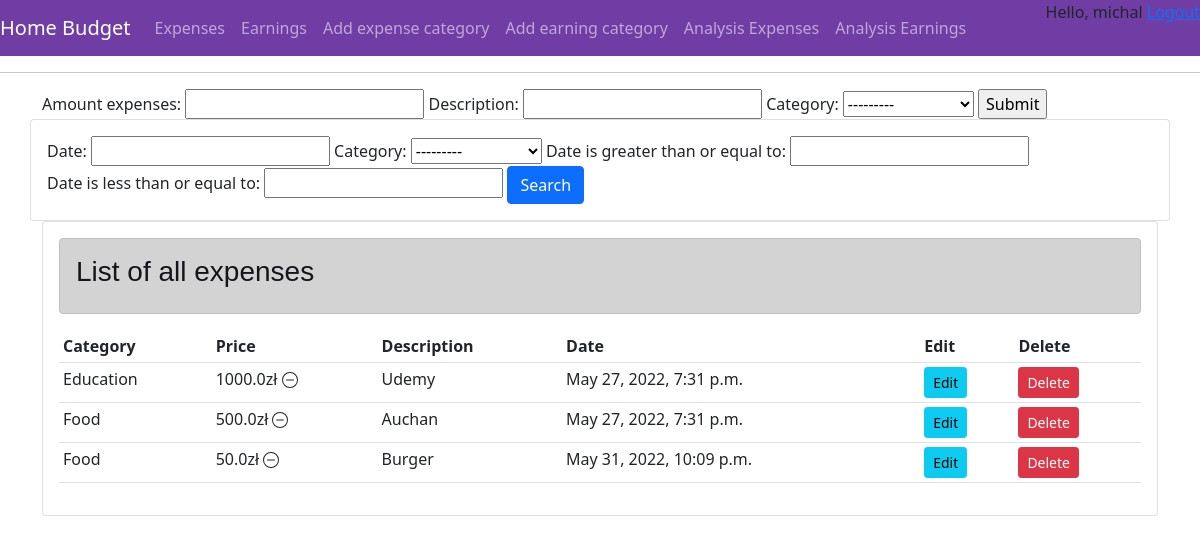
The app's page /create_expense (signed in) with its own data.
### budget/models.py (models this page shows, shortened)
class Expenses(models.Model):
    user_custom = models.ForeignKey(User,on_delete=models.CASCADE,null=True)
    amount_expenses = models.FloatField()
    date = models.DateTimeField(auto_now_add=True,null=True)
    description = models.CharField(max_length=150,blank=True,null=True)
    category = models.ForeignKey(Expenses_category,on_delete=models.CASCADE,null=True)

class Expenses_category(models.Model):
    name = models.CharField(max_length=200, null=True)
    def __str__(self):
        return self.name

### budget/views.py (the view)
# urls.py: path('create_expense',views.create_expense,name="create_expense"),
@login_required(login_url='login')
def create_expense(request):
    expenses = Expenses.objects.all()
    form = crud_form_expenses()
    filter = order_filter(request.GET, queryset=expenses)
    expenses = filter.qs
    if request.method == 'POST':
        form = crud_form_expenses(request.POST)
        form.instance.user_custom = User.objects.get(pk=request.user.id)
        if form.is_valid():
            form.save()
            return redirect('budget_view')
    context = {'form': form,'filter':filter,'expenses': expenses}
    return render(request,'main/expense.html',context)

### budget/forms.py
class crud_form_expenses(ModelForm):
    date = models.DateTimeField(auto_now_add=True)
    class Meta:
        model = Expenses
        fields = ['amount_expenses','description','category']

### budget/templates/main/expense.html (shortened to what this page needs)
{% extends 'main/main.html' %}
{% load static %}
{% block content %}
<form action="" method="POST">
  {{form}}
  <input type = "submit" name="Submit">
</form>
<div class="row">
        <div class="card card-body">
            <form method="get">
                 {{filter.form}}
                <button class="btn btn-primary" type="submit">Search</button>
            </form>
        </div>
</div>
<div class="row">
    <div class="col-md">
        <div class="card card-body">
            <div class="alert alert-dark" role="alert">
                     <h3 style="font-family: 'Poppins', sans-serif;">List of all expenses</h3>
            </div>
            <table class="table table-sm">
                <tr>
                    <th>Category</th>
                    <th>Price</th>
                    <th>Description</th>
                    <th>Date</th>
                    <th>Edit</th>
                    <th>Delete</th>
                </tr>
                {% for i in expenses  %}
                    <tr>
                        <td>{{i.category.name}}</td>
                        <td>{{i.amount_expenses}}zł <svg xmlns="http://www.w3.org/2000/svg" width="16" height="16" fill="currentColor" class="bi bi-dash-circle" viewBox="0 0 16 16">
  <path d="M8 15A7 7 0 1 1 8 1a7 7 0 0 1 0 14zm0 1A8 8 0 1 0 8 0a8 8 0 0 0 0 16z"/>
  <path d="M4 8a.5.5 0 0 1 .5-.5h7a.5.5 0 0 1 0 1h-7A.5.5 0 0 1 4 8z"/>
</svg></td>
                        <td>{{i.description}}</td>
                        <td>{{i.date}}</td>
                        <td><a class="btn btn-sm btn-info" href="{% url 'update_expense' i.id %}">Edit</a></td>
                        <td><a class="btn btn-sm btn-danger" href="{% url 'delete_expense' i.id %}">Delete</a></td>
                    </tr>
                {% endfor %}
            </table>
        </div>
    </div>
</div>
{% endblock %}

### budget/templates/main/main.html (shortened to what this page needs)
<!DOCTYPE html>
{% load static %}
<html>
<head>
    <link href="https://cdn.jsdelivr.net/npm/bootstrap@5.1.3/dist/css/bootstrap.min.css" rel="stylesheet"
>
    <link rel="stylesheet" type="text/css" href="{% static 'css/main.css' %}">
</head>
<body>
    <nav class="navbar navbar-expand-lg navbar-dark bg-dark">
      <a class="navbar-brand" href="{% url 'budget_view' %}">Home Budget</a>
      <div class="collapse navbar-collapse" id="navbarNavAltMarkup">
        <div class="navbar-nav">
          <a class="nav-item nav-link" href="{% url 'create_expense' %}">Expenses </a>
          <a class="nav-item nav-link" href="{% url 'create_earning' %}">Earnings</a>
          <a class="nav-item nav-link" href="{% url 'create_expense_category' %}">Add expense category</a>
          <a class="nav-item nav-link" href="{% url 'create_earning_category' %}">Add earning category</a>
          <a class="nav-item nav-link" href="{% url 'analise' %}">Analysis Expenses</a>
          <a class="nav-item nav-link" href="{% url 'analise_earnings' %}">Analysis Earnings</a>
        </div>
          <div id="logout">
              <span>Hello, {{request.user}} </span>
              <span><a href="{% url 'logout' %}"> Logout</a></span>
            </div>
      </div>
    </nav>
    <hr>
    <div class="container">
        {% block content %}
        {% endblock content %}
    </div>
</body>
</html>

### budget/static/css/main.css (style rules this page uses)
body { background-color: white; }
#logout { position:absolute; top:0; right:0; }
.bg-dark { background-color: #703da4!important; }

### records on screen
Expenses: category.name "Education", amount_expenses "1000.0", description "Udemy", date "May 27, 2022, 7:31 p.m."
Expenses: category.name "Food", amount_expenses "500.0", description "Auchan", date "May 27, 2022, 7:31 p.m."
Expenses: category.name "Food", amount_expenses "50.0", description "Burger", date "May 31, 2022, 10:09 p.m."

### other values on screen
{{ request.user }} "michal"
